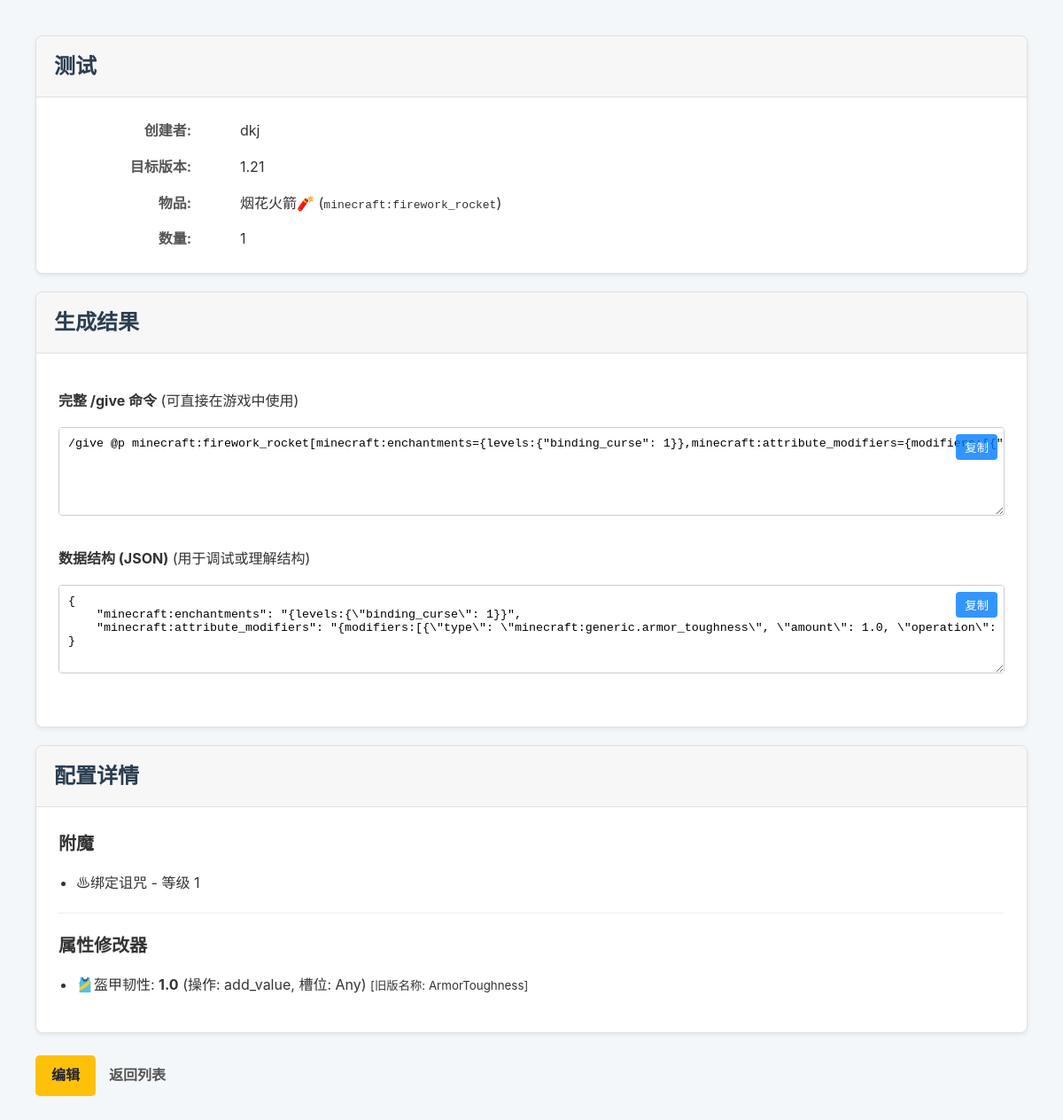
Page /MC_command/9/ (signed in) on the committed database.
### MC_command/models.py (models this page shows, shortened)
class GeneratedCommand(models.Model):
    user = models.ForeignKey(User, on_delete=models.CASCADE, related_name="commands")
    title = models.CharField(max_length=100, help_text="为这个命令配置起一个名字，方便查找")
    target_version = models.ForeignKey(MinecraftVersion, on_delete=models.PROTECT, help_text="命令生成的目标 Minecraft 版本")
    material = models.ForeignKey(Material, on_delete=models.PROTECT, null=True, blank=True, help_text="物品的材质")
    item_type = models.ForeignKey(ItemType, on_delete=models.PROTECT, null=True, blank=True, help_text="物品的基础类型")
    custom_name = models.CharField(max_length=255, blank=True, null=True, help_text="物品在游戏中的自定义名称 (支持JSON文本)")
    lore = models.TextField(blank=True, null=True, help_text="物品的描述文字 (支持JSON文本), 每行用 \\n 分隔")
    count = models.PositiveIntegerField(default=1)
    created_at = models.DateTimeField(auto_now_add=True)
    updated_at = models.DateTimeField(auto_now=True)
    @property
    def item_name(self):
        material_dn = self.material.display_name if self.material else ""
        type_dn = self.item_type.display_name if self.item_type else ""
        if material_dn and type_dn:
            return f"{material_dn} {type_dn}"
        return material_dn or type_dn
    @property
    def item_id(self):
        material_sn = self.material.system_name if self.material else ""
        type_sn = self.item_type.system_name if self.item_type else ""
        base_id = ""
        if material_sn and type_sn:
            base_id = f"{material_sn}_{type_sn}"
        else:
            base_id = material_sn or type_sn
        return f"minecraft:{base_id}" if base_id else ""
    class Meta:
        verbose_name = "物品配置"
        verbose_name_plural = "<0>完整物品配置"

class MinecraftVersion(models.Model):
    version_number = models.CharField(max_length=20, unique=True, help_text="例如 '1.20.1' 或 '1.21.4'")
    ordering_id = models.PositiveIntegerField(unique=True, help_text="用于排序和比较的版本整数ID, 例如 12001 代表 1.20.1")
    class Meta:
        ordering = ['ordering_id']
        verbose_name = "版本"
        verbose_name_plural = "<1>版本"

class ItemType(models.Model):
    system_name = models.CharField(max_length=50, unique=True, help_text="系统内部名称, e.g., 'sword'",
        null=True,  # 允许数据库中的值为 NULL
        blank=True  # 允许在表单中该字段为空
    )
    display_name = models.CharField(
        max_length=50,
        help_text="用于显示的名称, e.g., '剑'",
        null=True,  # 允许数据库中的值为 NULL
        blank=True  # 允许在表单中该字段为空
    )
    function_type = models.CharField(
        max_length=50, help_text="物品的功能分类",
        choices=[
            ('all', '普通物品'),
            ('spawn_egg', '生成蛋'),
            ('potion', '药水(箭/食物)'),
            ('written_book', '成书'),
            ('firework', '烟花火箭'),
        ],default='all', verbose_name="功能类型"
    )
    class Meta:
        verbose_name = "物品类型"
        verbose_name_plural = "<🗡>物品类型"
        ordering = ['display_name']

class AppliedEnchantment(models.Model):
    command = models.ForeignKey(GeneratedCommand, on_delete=models.CASCADE, related_name="enchantments")
    enchantment = models.ForeignKey(Enchantment, on_delete=models.CASCADE)
    level = models.PositiveIntegerField(default=1)
    class Meta:
        unique_together = ('command', 'enchantment')

class VersionedItem(models.Model):
    min_version = models.ForeignKey(
        MinecraftVersion, on_delete=models.PROTECT, related_name='+',
        blank=True, null=True, help_text="该项目有效的最低版本 (留空表示无限制)"
    )
    max_version = models.ForeignKey(
        MinecraftVersion, on_delete=models.PROTECT, related_name='+',
        blank=True, null=True, help_text="该项目有效的最高版本 (留空表示无限制)"
    )
    class Meta:
        abstract = True

class Enchantment(VersionedItem):
    enchant_id = models.CharField(max_length=100, help_text="附魔ID, 例如 'minecraft:sharpness'")
    name = models.CharField(max_length=100, help_text="人类可读的名称, 例如 'Sharpness'")
    max_level = models.PositiveIntegerField(default=127, help_text="附魔的最大等级, 例如 Sharpness 的最大等级是 127")
    enchant_type = models.CharField(
        max_length=50,help_text="附魔类型, 例如 'weapon', 'armor', 'fishing_rod', 'trident' 等",
        choices=[
            ('weapon', '武器'),
            ('tool', '工具'),
            ('armor', '盔甲'),
            ('fishing_rod', '钓鱼竿'),
            ('trident', '三叉戟'),
            ('bow', '弓'),
            ('crossbow', '弩'),
            ('all', '杂项'),
            ('helmet', '头盔'),
            ('boots', '靴子'),
        ],
        default='all'
    )
    class Meta:
        verbose_name = "附魔效果"
        verbose_name_plural = "[🔥]附魔效果"
        ordering = ['name']

class AppliedAttribute(models.Model):
    command = models.ForeignKey(GeneratedCommand, on_delete=models.CASCADE, related_name="attributes")
    attribute = models.ForeignKey(AttributeType, on_delete=models.CASCADE)
    amount = models.FloatField()
    operation = models.IntegerField(choices=[(0, "add_value"), (1, "add_multiplied_base"), (2, "add_multiplied_total")], default=0)
    slot = models.CharField(max_length=20, choices=[("any", "Any"), ("mainhand", "Main Hand"), ("offhand", "Off Hand"), ("head", "Head"), ("chest", "Chest"), ("legs", "Legs"), ("feet", "Feet")], default="any")
    uuid = models.UUIDField(default=uuid.uuid4, editable=False, help_text="修饰符的唯一ID，自动生成。")
    modifier_name = models.CharField(
        max_length=100,
        blank=True,  # 允许该字段在表单中为空
        null=True,   # 允许数据库中该字段为 NULL
        help_text="[重要] 仅用于 1.20.4 及更早版本。1.20.5+ 版本已废弃此字段。"
    )

class AttributeType(VersionedItem):
    attribute_id = models.CharField(max_length=100, help_text="属性ID, 例如 'generic.attack_damage'")
    name = models.CharField(max_length=100, help_text="人类可读的名称, 例如 'Generic Attack Damage'")
    class Meta:
        verbose_name = "属性效果"
        verbose_name_plural = "[💪]属性效果"
        ordering = ['name']

### MC_command/views.py (the view)
# urls.py: path("<int:command_id>/", views.detail, name="detail"),
@login_required
def detail(request, command_id):
    command_obj = get_object_or_404(GeneratedCommand, pk=command_id, user=request.user)
    command_context = _generate_command_context(command_obj)
    context = {
        'command': command_obj,
        'give_command_string': command_context['give_command'],
        'data_structure_json': command_context['data_json'],
    }
    return render(request, 'MC_command/detail.html', context)

### MC_command/components.py (called while the page is built)
def generate_component_enchantments(related_manager):
    enchantment_dict = {f"{ench.enchantment.enchant_id}": ench.level for ench in related_manager.all()}
    return {'minecraft:enchantments': f'{{levels:{json.dumps(enchantment_dict)}}}'}

def generate_component_attributes(related_manager):
    op_map = {0: "add_value", 1: "add_multiplied_base", 2: "add_multiplied_total"}
    modifier_list = []
    for attr in related_manager.all():
        modifier_list.append({
            "type": attr.attribute.attribute_id,
            "amount": attr.amount,
            "operation": op_map.get(attr.operation, "add_value"),
            "slot": attr.slot
        })
    return {'minecraft:attribute_modifiers': f'{{modifiers:{json.dumps(modifier_list, ensure_ascii=False)},show_in_tooltip:true}}'}

### MC_command/views.py (called while the page is built)
def _generate_command_context(command: GeneratedCommand) -> dict:
    target_version_id = command.target_version.ordering_id
    base_item_id = command.item_id
    if target_version_id >= 12005: # Minecraft 1.20.5+
        data_structure = _build_component_structure(command)
        data_string = ",".join([f"{key}={value}" for key, value in data_structure.items()])
        give_command = f"/give @p {base_item_id}[{data_string}] {command.count}"
    else: # Older versions
        data_structure = _build_nbt_tag_structure(command)
        data_string = json.dumps(data_structure, separators=(',', ':')) if data_structure else ''
        give_command = f"/give @p {base_item_id}{data_string} {command.count}"
    return {
        'give_command': give_command,
        'data_json': json.dumps(data_structure, indent=4, ensure_ascii=False),
    }

def _build_component_structure(command: GeneratedCommand) -> dict:
    components = {}
    if command.custom_name:
        components['minecraft:custom_name'] = json.dumps(command.custom_name, ensure_ascii=False)
    if command.lore:
        lore_lines = [json.dumps(line, ensure_ascii=False) for line in command.lore.splitlines() if line.strip()]
        if lore_lines:
            components['minecraft:lore'] = f'[{",".join(lore_lines)}]'
    for prefix, config in COMPONENT_REGISTRY.items():
        related_manager = getattr(command, prefix)
        if related_manager.exists():
            component_part = config['generate_component'](related_manager)
            components.update(component_part)
    return components

### MC_command/templates/MC_command/detail.html (shortened to what this page needs)
{% extends 'MC_command/base.html' %}
{% block content %}
    <div class="card">
        <div class="card-header">
            <h1>{{ command.title }}</h1>
        </div>
        <div class="card-body">
            <div class="details-grid">
                <dt>创建者:</dt> <dd>{{ command.user.username }}</dd>
                <dt>目标版本:</dt> <dd>{{ command.target_version.version_number }}</dd>
                <dt>物品:</dt> <dd>{{ command.item_name }} (<code>{{ command.item_id }}</code>)</dd>
                <dt>数量:</dt> <dd>{{ command.count }}</dd>
            </div>
        </div>
    </div>
    <div class="card">
        <div class="card-header">
            <h2>生成结果</h2>
        </div>
        <div class="card-body">
            <p><strong>完整 /give 命令</strong> (可直接在游戏中使用)</p>
            <div class="textarea-container">
                <textarea id="give-command" readonly>{{ give_command_string }}</textarea>
                <button class="copy-btn" onclick="copyToClipboard('give-command')">复制</button>
            </div>
            <p><strong>数据结构 (JSON)</strong> (用于调试或理解结构)</p>
            <div class="textarea-container">
                <textarea id="data-json" readonly>{{ data_structure_json }}</textarea>
                <button class="copy-btn" onclick="copyToClipboard('data-json')">复制</button>
            </div>
        </div>
    </div>
    <div class="card">
        <div class="card-header">
            <h2>配置详情</h2>
        </div>
        <div class="card-body">
            {% if command.enchantments.all %}
                <h3>附魔</h3>
                <ul>
                {% for applied_enchantment in command.enchantments.all %}
                    <li>{{ applied_enchantment.enchantment.name }} - 等级 {{ applied_enchantment.level }}</li>
                {% endfor %}
                </ul>
                <hr>
            {% endif %}
            {% if command.attributes.all %}
                <h3>属性修改器</h3>
                <ul>
                {% for attr in command.attributes.all %}
                    <li>
                        {{ attr.attribute.name }}: <strong>{{ attr.amount }}</strong>
                        (操作: {{ attr.get_operation_display }}, 槽位: {{ attr.get_slot_display }})
                        {% if attr.modifier_name %}<small> [旧版名称: {{ attr.modifier_name }}]</small>{% endif %}
                    </li>
                {% endfor %}
                </ul>
            {% endif %}
        </div>
    </div>
    <div class="form-actions">
        <a href="{% url 'MC_command:edit' command.id %}" class="btn btn-edit">编辑</a>
        <a href="{% url 'MC_command:index' %}" class="cancel-link">返回列表</a>
    </div>
{% endblock %}

### MC_command/static/MC_command/style.css (style rules this page uses)
body { font-family: -apple-system, BlinkMacSystemFont, "Segoe UI", Roboto, "Helvetica Neue", Arial, sans-serif; background-color: #f4f7f9; color: #333; margin: 0; padding: 20px; line-height: 1.6; }
.btn { text-decoration: none; background-color: #007bff; color: white; padding: 10px 18px; border-radius: 5px; font-weight: bold; transition: background-color 0.2s; border: none; cursor: pointer; }
.card-body { padding: 20px; flex-grow: 1; }
.card-body h3 { margin-top: 0; margin-bottom: 15px; font-size: 1.25em; }
.btn-edit { background-color: #ffc107; color: #212529; }
.card { background-color: #fff; border: 1px solid #e0e0e0; border-radius: 8px; box-shadow: 0 2px 5px rgba(0, 0, 0, 0.07); margin-bottom: 20px; }
.card-header { background-color: #f7f7f7; padding: 15px 20px; border-bottom: 1px solid #e0e0e0; border-radius: 8px 8px 0 0; }
.card-header h1, .card-header h2 { margin: 0; font-size: 1.5em; color: #2c3e50; }
.card-body { padding: 25px; }
.form-actions { margin-top: 25px; display: flex; align-items: center; gap: 15px; }
.cancel-link { color: #555; text-decoration: none; font-weight: bold; }
.textarea-container { position: relative; margin-bottom: 15px; min-height: 120px; }
textarea { width: 100%; box-sizing: border-box; padding: 10px; border: 1px solid #ccc; border-radius: 4px; font-family: Consolas, Monaco, 'Andale Mono', 'Ubuntu Mono', monospace; min-height: 100px; white-space: pre; word-wrap: normal; overflow-x: auto; resize: vertical; }
.copy-btn { position: absolute; top: 8px; right: 8px; background-color: #007bff; color: white; border: none; border-radius: 4px; padding: 5px 10px; cursor: pointer; opacity: 0.8; }
.details-grid { display: grid; grid-template-columns: 150px 1fr; gap: 15px; align-items: center; }
.details-grid dt { font-weight: bold; text-align: right; color: #555; }
ul { list-style-type: disc; padding-left: 20px; }
hr { border: 0; border-top: 1px solid #eee; margin: 20px 0; }

### rows in the picture
GeneratedCommand: title "测试", user.username "dkj", target_version.version_number "1.21", item_name "烟花火箭🧨", item_id "minecraft:firework_rocket", count "1"
AppliedEnchantment: enchantment.name "♨绑定诅咒", level "1"
AppliedAttribute: attribute.name "🎽盔甲韧性", amount "1.0", operation "add_value", slot "Any", modifier_name "ArmorToughness"
